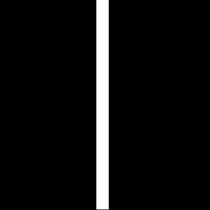
#> input picture test/filament_images_simulated/upright_30px.png, 210 x 210 px, shrunk from 512 x 512 before the run; its folder holds 7 pictures in this run; the run also reads 1 picture not shown here
$ jupyter execute --allow-errors filament_detection.ipynb
#> lines starting #> are read from the running program, lines starting #| are printed output that depends on the picture; after the words box and inside, x2 and y2 are one past the last pixel; in counts of white or black regions, pixels touching at a corner belong together
# Filament Detection

The current ETP has the capability of detecting filament diameter in real time from images. While it can work for certain images, the "two line" method is less robust and might not be very optimized in terms of computational power. Moreover, the method is embedded in Labview, therefore prevents further development. These considerations lead to the need of developing a new filament detection algorithm, which is potentially faster, more robust, and opens up possibilities for improvement. This new algorithm will be based on `opencv`. This notebook is the V0 of the algorithm.

## 0 Packages

[cell 1]
import cv2
from pathlib import Path
import numpy as np
import matplotlib.pyplot as plt
from skimage.morphology import skeletonize
from myimagelib import to8bit
import glob
from skan import Skeleton, summarize
from skimage import filters

## 1 Preprocessing

- read image
- blur
- binarize

[cell 2]
folder = Path("../test/filament_images_simulated")
img = cv2.imread(folder / "upright_30px.png", cv2.IMREAD_GRAYSCALE)
#> img is the input picture: shape (210, 210); min 0, max 255, mean 15
plt.imshow(img, cmap="gray")

[cell 3]
blur = cv2.GaussianBlur(img, (5, 5), 0)
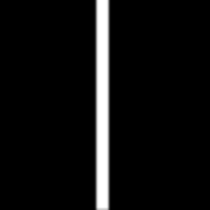
#> blur: shape (210, 210); min 0, max 255, mean 15
_, binary = cv2.threshold(blur, 0, 255, cv2.THRESH_BINARY + cv2.THRESH_OTSU)
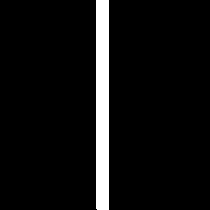
#> binary: shape (210, 210); 6.2% white; 1 white region, box (x1, y1, x2, y2) and area: (96, 0, 109, 210) 2729
plt.imshow(binary, cmap="gray")

## 2 Distance transform and skeletonization

[cell 4]
dist_transform = cv2.distanceTransform(binary, cv2.DIST_L2, 5)
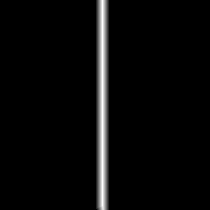
#> dist_transform: shape (210, 210) float32; min 0, max 7, mean 0.233; drawn with min black and max white
plt.imshow(dist_transform, cmap="gray")
plt.colorbar()

[cell 5]
skeleton = skeletonize(binary)
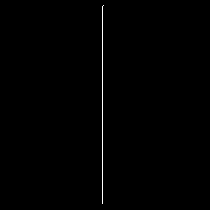
#> skeleton: shape (210, 210) bool; 0.45% white in thin lines or dots, all inside (x1, y1, x2, y2) = (102, 5, 104, 204)
plt.imshow(skeleton, cmap="gray")
plt.colorbar()
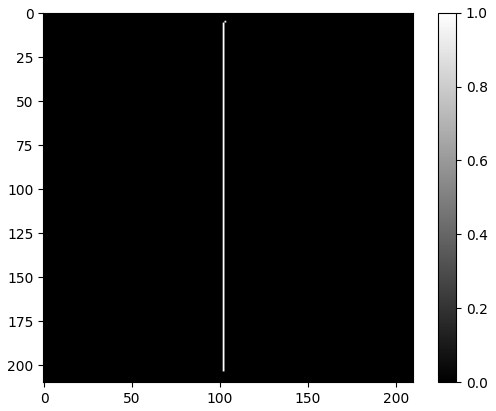
#> figure drawn by matplotlib, 2 panels

## 3 Calculated the diameter

The distance transform is just the distance from any point in the foreground region to the closest background region. So the diameter would be twice of the DT value on the skeleton

[cell 6]
diameter = dist_transform[skeleton].mean() * 2
#> diameter = 13.99
print(f"Diameter: {diameter:.1f} px")
#| Diameter: 14.0 px
#> `img = cv2.imread(img_url, cv2.IMREAD_GRAYSCALE)`: img: shape (210, 210); every value is 0

This is exactly what we drew.

## 4 Put steps together

[cell 7]
def filament_diameter(img):
    """Calculate the diameter of a filament in an image.
    The filament is assumed to be brighter than the background.
    The method uses distance transform and skeletonization to estimate the diameter.

    Parameters:
    -----------
    img : np.ndarray
        Input image containing the filament.

    Returns:
    --------
    diameter: float
        Estimated diameter of the filament in pixels.
    skeleton: np.ndarray
        Binary image of the filament skeleton. For visualization purpose.
    """
    assert img.ndim == 2, "Input image must be grayscale"

    img = to8bit(img) # convert to 8-bit if necessary, maximaize the contrast

    blur = cv2.GaussianBlur(img, (5, 5), 0)

    thresh = filters.threshold_otsu(img)
    print(thresh)
    _, binary = cv2.threshold(blur, thresh, 255, cv2.THRESH_BINARY)

    dist_transform = cv2.distanceTransform(binary, cv2.DIST_L2, 5)

    skeleton = skeletonize(binary)

    diameter = dist_transform[skeleton].mean() * 2

    return diameter, skeleton, dist_transform

[cell 8]
img_list = glob.glob(str(folder / "*.png"))

#> (a cell that did not finish here is left out)

The accuracy turns out to be pretty good.

## 5 Visualize the filament detection result

[cell 10]
def draw_filament_contour(img, skeleton, diameter):
    """Draw the contour of the filament based on its skeleton and diameter.

    Parameters:
    -----------
    img : np.ndarray
        Input image containing the filament.
    skeleton: np.ndarray
        Binary image of the filament skeleton.
    diameter: float
        Estimated diameter of the filament in pixels.

    Returns:
    --------
    contour_img: np.ndarray
        Image with the filament contour drawn.
    """
#> called with diameter = 13.99
    reconstructed_mask = np.zeros_like(img, dtype=np.uint8)

    # Find coordinates of skeleton points
    y_coords, x_coords = np.where(skeleton)
#> y_coords = 199 values from 5 to 203; x_coords = 199 values, max 103 at index 0, min 102 at index 1, mean 102

    for (x, y) in zip(x_coords, y_coords):
        center = (x, y) # OpenCV坐标是(x, y)

        # 绘制白色的实心圆 (颜色255, thickness=-1表示填充)
        cv2.circle(reconstructed_mask, center, int(round(diameter//2)), 255, thickness=-1)
#> this loop made 199 passes
#> (x, center) on passes 1 to 3: (103, (103, 5)), (102, (102, 6)), (102, (102, 7))
#> reconstructed_mask: shape (210, 210); 6.1% white; 1 white region

    contours, _ = cv2.findContours(reconstructed_mask, cv2.RETR_EXTERNAL, cv2.CHAIN_APPROX_SIMPLE)
#> contours = 1 contour; box (x1, y1, x2, y2) and area: (96, 0, 110, 210) 2473

    img_rgb = cv2.cvtColor(cv2.cvtColor(img, cv2.COLOR_GRAY2BGR), cv2.COLOR_BGR2RGB)

    labeled_image = cv2.drawContours(img_rgb.copy(), contours, -1, (255, 0, 0), 2)
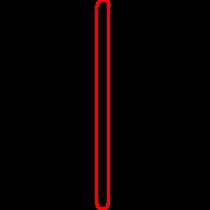
#> labeled_image: shape (210, 210, 3); mean R, G, B 7.5, 0, 0

    return labeled_image

[cell 11]
labeled = draw_filament_contour(img, skeleton, diameter)

[cell 12]
plt.imshow(labeled)

[cell 13]
plt.imshow(skeleton, cmap="gray")

## 6 Trim branches

The visualization above indicates that imperfections in the image can result in branches in the skeleton, which makes the diameter detection less accurate. To improve this, we can analyze the skeleton and remove small branches before we finally compute the diameter.

[cell 14]
img = cv2.imread(folder / "curly_50px.png", cv2.IMREAD_GRAYSCALE)
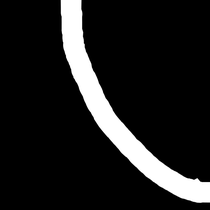
#> input picture test/filament_images_simulated/curly_50px.png, 210 x 210 px, shrunk from 512 x 512 before the run
#> img is the input picture: shape (210, 210); min 0, max 255, mean 30.9
#> (the rest of this cell did not finish here and is left out)

#> (a cell that did not finish here is left out)

#> (a cell that did not finish here is left out)

#> (a cell that did not finish here is left out)

#> (a cell that did not finish here is left out)

#> (a cell that did not finish here is left out)

[cell 20]
def find_longest_branch(skeleton):
    """Find the longest branch in a skeleton image (binary).
    If no skeleton is present, return the original image.

    Parameters
    ----------
    skeleton : nd.array
        skeleton image

    Returns
    -------
    nd.array
        the longest branch label image
    """
    try:
        skel_obj = Skeleton(skeleton)
    except ValueError as e:
        print(f"ValueError: {e}")
        return skeleton

    branch_data = summarize(skel_obj) # analyze the branches in the skeleton

    long_branch_id = branch_data["branch-distance"].argmax() + 1 # find the id of the longest branch (it's the data index + 1)

    branch_labels = skel_obj.path_label_image() # get path label image where locations of skeleton are labeled

    longest_branch = (branch_labels == long_branch_id) # find where label == the id

    return longest_branch

[cell 21]
img = cv2.imread(folder / "curly_50px.png", cv2.IMREAD_GRAYSCALE)
_, binary = cv2.threshold(img, 0, 255, cv2.THRESH_BINARY + cv2.THRESH_OTSU)
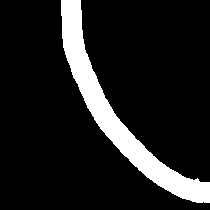
#> binary: shape (210, 210); 12.1% white; 1 white region, box (x1, y1, x2, y2) and area: (61, 0, 210, 203) 5339
skeleton = skeletonize(binary)
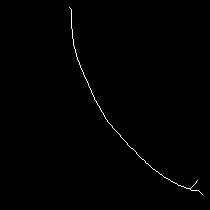
#> skeleton: shape (210, 210) bool; 0.51% white in thin lines or dots, all inside (x1, y1, x2, y2) = (69, 7, 203, 195)
#> (the rest of this cell did not finish here and is left out)

## 7 Two step method

We notice that the orginal diameter was obtained by averaging the diameter over the whole skeleton. The analysis above, however, showed that only certain part (longest branch) of the skeleton gives the most accurate diameter of the filament. In other words, the original diameter includes some edge noise, which can be removed by a two-step approach: find the longest branch, then select only the diameter on it to average.

This section implement this approach.

[cell 22]
img = cv2.imread(folder / "curly_50px.png", cv2.IMREAD_GRAYSCALE)
#> (the rest of this cell did not finish here and is left out)

As can be seen, the detected diameter is much closer to the ground truth, and the contour gets much smoother and aligned with the filament in the raw image.

# Appendix

## A. Handle exceptions

To make the algorithm more robust, we can include known exceptions to the code in the development phase, so that they can be handled elegently.

### A1. No filament detected

One such exception is when the image is completely dark and no skeleton can be detected.

[cell 23]
img = cv2.imread(folder / "black.png", cv2.IMREAD_GRAYSCALE)
blur = cv2.GaussianBlur(img, (5, 5), 0)
_, binary = cv2.threshold(blur, 0, 255, cv2.THRESH_BINARY + cv2.THRESH_OTSU)

[cell 24]
dist_transform = cv2.distanceTransform(binary, cv2.DIST_L2, 5)
#> dist_transform: shape (210, 210) float32; every value is 0
plt.imshow(dist_transform, cmap="gray")
plt.colorbar()
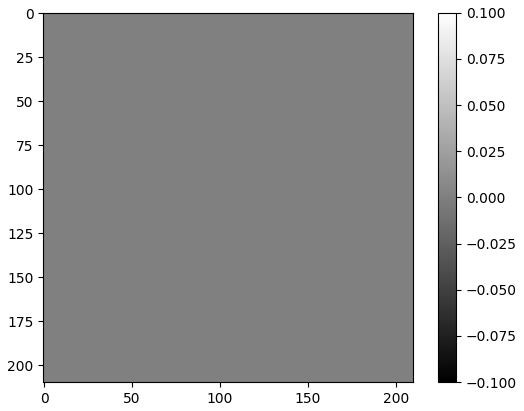
#> figure drawn by matplotlib, 2 panels

[cell 25]
skeleton = skeletonize(binary)
plt.imshow(skeleton, cmap="gray")
plt.colorbar()

[cell 26]
diameter = dist_transform[skeleton].mean() * 2
#> diameter = nan
print(f"Diameter: {diameter:.1f} px")
#| Diameter: nan px

#> (a cell that did not finish here is left out)

[cell 28]
labeled = draw_filament_contour(img, skeleton, diameter)
